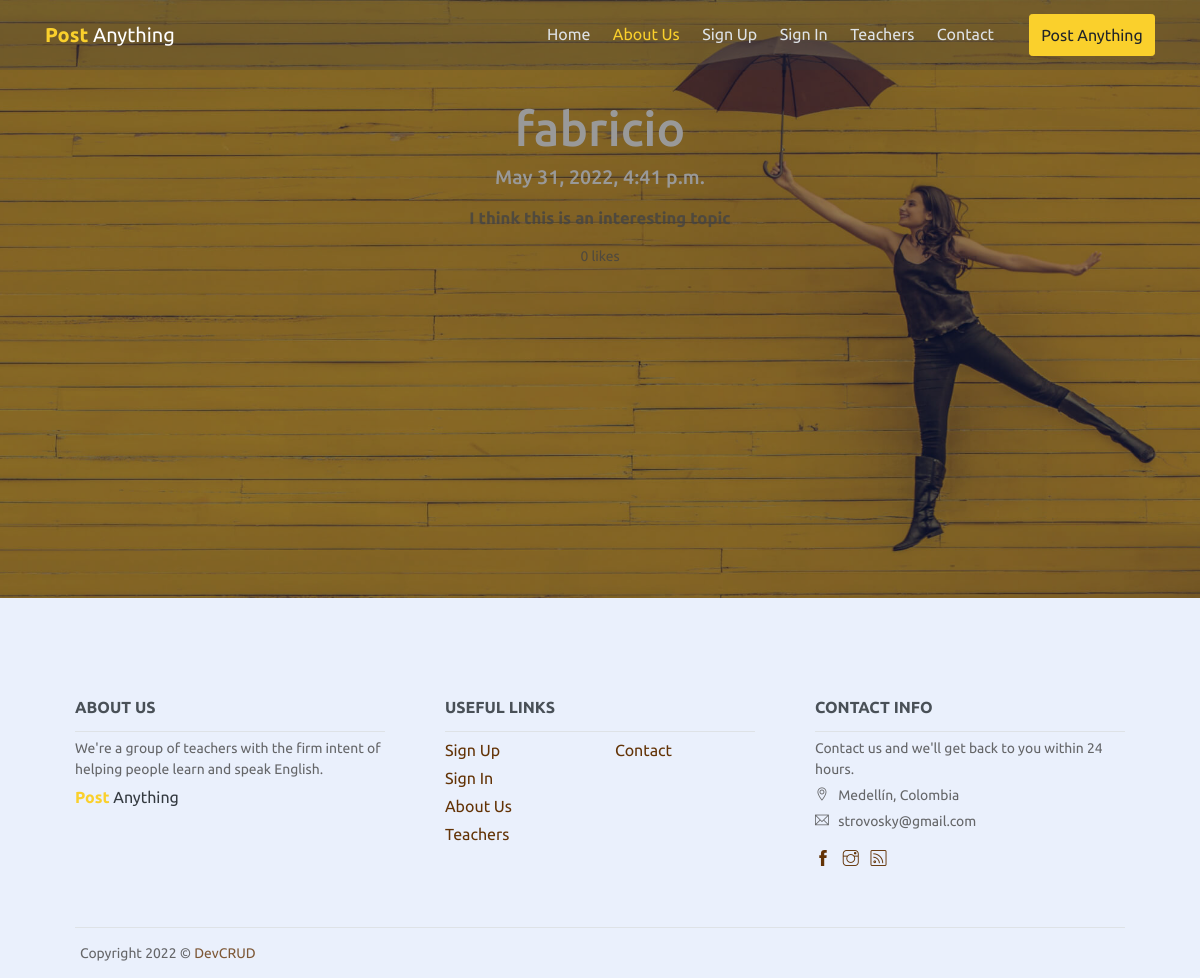
The page /comment/1/1/ on the database as committed earlier.
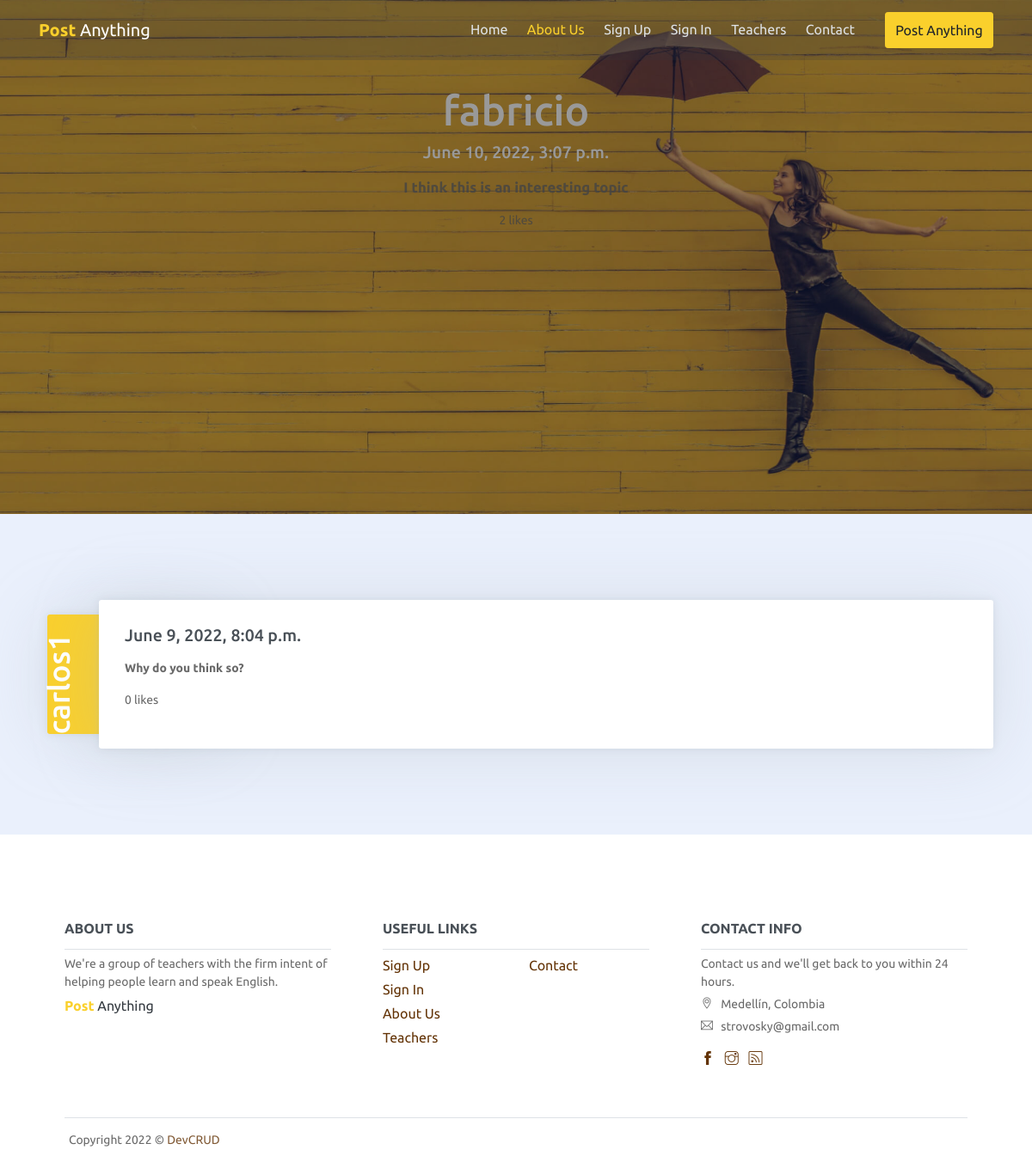
The same page on the database as committed later.
### blog/models.py (models this page shows, shortened)
class Comments(Model):
    content = CharField(max_length=300)
    num_likes = IntegerField(default=0)
    date_created = DateTimeField(auto_now=True)
    author = ForeignKey(to=User, on_delete=CASCADE)
    topic = ForeignKey(to=Topics, on_delete=CASCADE)

class Subcomments(Model):
    content = CharField(max_length=300)
    num_likes = IntegerField(default=0)
    date_created = DateTimeField(auto_now=True)
    author = ForeignKey(to=User, on_delete=CASCADE)
    parent_comment = ForeignKey(to=Comments, on_delete=CASCADE)

### blog/views.py (the view)
# urls.py: path("comment/<int:pk>/<int:topic_id>/", view=views.detail_comment, name="detail_comment"),
def detail_comment(request, pk, topic_id):
    comment = Comments.objects.get(pk=pk)
    topic = Topics.objects.get(id=topic_id)
    return render(request, "blog/detail_comment.html", {"comment": comment, "topic":topic})

### blog/templates/blog/detail_comment.html (shortened to what this page needs)
{% extends "blog/base.html" %}
{% block main %}
<header id="home" class="header">
    <div class="overlay"></div>
        <section id="about">
            <div class="container">
                <div class="after"><h1>{{comment.author}}</h1></div>
                <div class="content">
                    <h5 class="title mb-3">{{comment.date_created}}</h5>
                    <div class="row">
                        <div class="col">
                            <p><big><b>{{comment.content}}</b></big></p>
                        </div>
                    </div>
                    <p >{{comment.num_likes}} likes</p>
                </div>
            </div>
        </section>
</header>
{% for subcomment in comment.subcomments_set.all %}
    <section id="about">
        <div class="container">
            <div class="about-wrapper">
                <div class="after"><h1>{{subcomment.author.username}}</h1></div>
                <div class="content">
                    <h5 class="title mb-3">{{subcomment.date_created}}</h5>
                    <div class="row">
                        <div class="col">
                            <p><b>{{subcomment.content}}</b></p>
                        </div>
                    </div>
                    <p >{{subcomment.num_likes}} likes</p>
                </div>
            </div>
        </div>
    </section>
{% endfor %}
{% endblock main %}

### blog/templates/blog/base.html (shortened to what this page needs)
{% load static %}
<!DOCTYPE html>
<html lang="en">
<head>
    <link rel="stylesheet" href="{% static '/vendors/themify-icons/css/themify-icons.css' %}">
	<link rel="stylesheet" href="{% static '/css/creative-design.css' %}">
</head>
<body data-spy="scroll" data-target=".navbar" data-offset="40" id="home">
    {% block navbar %}
    <nav id="scrollspy" class="navbar page-navbar navbar-light navbar-expand-md fixed-top" data-spy="affix" data-offset-top="20">
        <div class="container">
            <a class="navbar-brand" href="{% url 'blog_home' %}"><strong class="text-primary">Post</strong> <span class="text-dark">Anything</span></a>
            <div class="collapse navbar-collapse" id="navbarSupportedContent">
                <ul class="navbar-nav ml-auto">
                    <li class="nav-item">
                        <a class="nav-link" href="#home">Home</a>
                    </li>
                    {% if user.username|length == 0 %}
                    <li class="nav-item">
                        <a class="nav-link" href="#about">About Us</a>
                    </li>
                    <li class="nav-item">
                        <a class="nav-link" href="{% url 'register' %}">Sign Up</a>
                    </li>
                    <li class="nav-item">
                        <a class="nav-link" href="{% url 'login' %}">Sign In</a>
                    </li>
                    <li class="nav-item">
                        <a class="nav-link" href="#teachers">Teachers</a>
                    </li>
                    <li class="nav-item">
                        <a class="nav-link" href="#contact">Contact</a>
                    </li>
                    <li class="nav-item ml-md-4">
                        <a class="nav-link btn btn-primary" href="{% url 'login' %}">Post Anything</a>
                    </li>
                    {% endif %}
                </ul>
            </div>
        </div>
    </nav>
    {% endblock navbar %}
    {% block main %}{% endblock main %}
    <section class="pb-0">
        <div class="container">
            <div class="pre-footer">
                <ul class="list">
                    <li class="list-head">
                        <h6 class="font-weight-bold">ABOUT US</h6>
                    </li>
                    <li class="list-body">
                        <p>We're a group of teachers with the firm intent of helping people learn and speak English.</p>
                        <a href="#"><strong class="text-primary">Post</strong> <span class="text-dark">Anything</span></a>
                    </li>
                </ul>
                <ul class="list">
                    <li class="list-head">
                        <h6 class="font-weight-bold">USEFUL LINKS</h6>
                    </li>
                    {% if user.username|length == 0 %}
                    <li class="list-body">
                        <div class="row">
                            <div class="col">
                                <a href="{% url 'register' %}">Sign Up</a>
                                <a href="{% url 'login' %}">Sign In</a>
                                <a href="#about">About Us</a>
                                <a href="#teachers">Teachers</a>
                            </div>
                            <div class="col">
                                <a href="#contact">Contact</a>
                            </div>
                        </div>
                    </li>
                    {% endif %}
                </ul>
                <ul class="list">
                    <li class="list-head">
                        <h6 class="font-weight-bold">CONTACT INFO</h6>
                    </li>
                    <li class="list-body">
                        <p>Contact us and we'll get back to you within 24 hours.</p>
                        <p><i class="ti-location-pin"></i> Medellín, Colombia</p>
                        <p><i class="ti-email"></i>  strovosky@gmail.com</p>
                        <div class="social-links">
                            <a href="https://www.facebook.com/strovosky/" class="link"><i class="ti-facebook"></i></a>
                            <a href="https://www.instagram.com/strovosky/" class="link"><i class="ti-instagram"></i></a>
                            <a href="https://github.com/Strovosky" class="link"><i class="ti-rss"></i></a>
                        </div>
                    </li>
                </ul>
            </div>
            <footer class="footer">
                <p>Copyright <script>document.write(new Date().getFullYear())</script> &copy; <a href="http://www.devcrud.com">DevCRUD</a></p>
            </footer>
        </div>
    </section>
</body>
</html>

Rows that differ between the two databases and show on the page:
changed Comments "I think this is an interesting topic": date_created "May 31, 2022, 4:41 p.m." → "June 10, 2022, 3:07 p.m."; num_likes "0" → "2"
added Subcomments: author.username "carlos1", date_created "June 9, 2022, 8:04 p.m.", content "Why do you think so?", num_likes "0"
